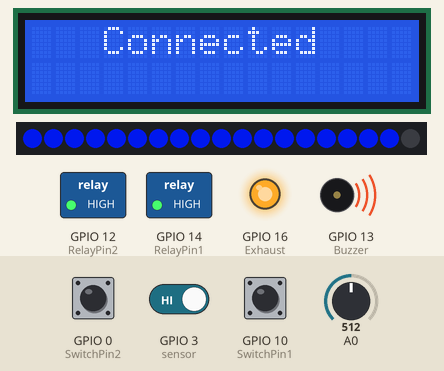
Simulated run of this sketch. Board: ESP8266 (NodeMCU). On the bench: 16×2 character LCD, 19 RGB LEDs in strip order, left to right, switched loads named in the sketch (green lamp = pin HIGH), output pins drawn as LEDs (lit = HIGH), buzzer (waves = sounding, pin HIGH). The test bench sets the inputs (shaded band); at power-on: A0 = 512, GPIO 3 (sensor) HIGH, GPIO 0 (SwitchPin2) HIGH, GPIO 10 (SwitchPin1) HIGH. WiFi joins after 1.5 s; servers stay silent unless stated; what the sketch prints to the serial monitor is not drawn.

Above: at 2.7 s.
2.8 s: A0 set to 684
4.3 s: A0 set to 713
At 5.8 s:
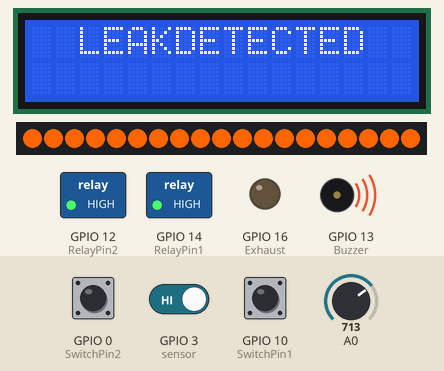
8.9 s: GPIO 3 (sensor) driven HIGH
11.9 s: GPIO 3 (sensor) driven LOW
At 16.0 s:
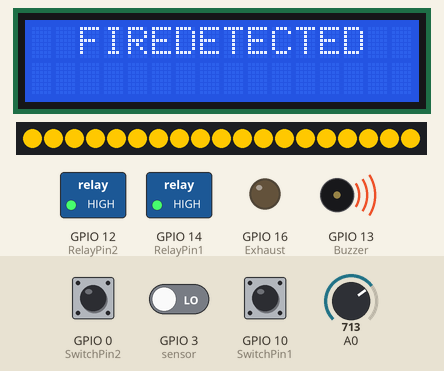
At 21.09 s:
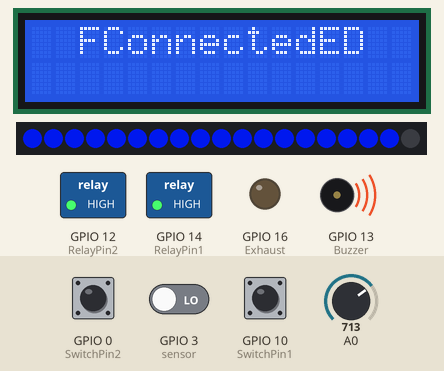
Timing chart, 0 to 22.3 s (numbered marks = the images above; inputs shaded):
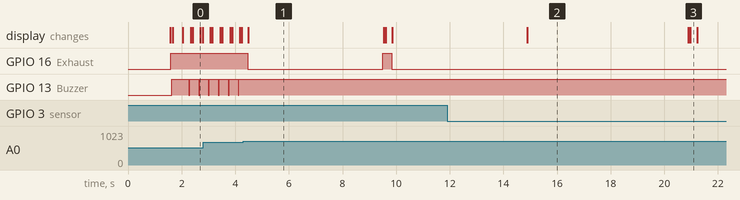

The sketch:

HomeAutomation_Completed.ino
```cpp
#include <BlynkSimpleEsp8266.h>
#include <Adafruit_NeoPixel.h>
#define PIN 9
#define NUMPIXELS  19 //SD2
Adafruit_NeoPixel pixels(NUMPIXELS, PIN, NEO_GRB + NEO_KHZ800);
#define RelayPin1 14 //D5
#define RelayPin2 12 //D6
#define Buzzer 13   //D7
#define SwitchPin1 10  //SD3
#define SwitchPin2 0   //D3
#define Exhaust 16 //D0
#define sensor 3//RX //fire_sensor
#define VPIN_BUTTON_1    V1
#define VPIN_BUTTON_2    V2
#define VPIN_GAS         V3
#define VPIN_ALARM       V4
#include <Wire.h>
#include <LiquidCrystal_I2C.h>
LiquidCrystal_I2C lcd(0x27, 16, 2);
int toggleState_1 = 1;
int toggleState_2 = 1;
int sensor_in =0;
int flame_in = HIGH;
int wifiFlag = 0;
int flag = 0;
#define BLYNK_TEMPLATE_ID ""
#define BLYNK_TEMPLATE_NAME "Switch"
#define AUTH ""               // You should get Auth Token in the Blynk App.
#define WIFI_SSID "OnePlus 12R"             //Enter Wifi Name
#define WIFI_PASS "12345679"         //Enter wifi Password
const int MAX_VAL = -57;
const int MIN_VAL = -120;

BlynkTimer timer;


void relayOnOff(int relay){

    switch(relay){
      case 1:
             if(toggleState_1 == 1){
              digitalWrite(RelayPin1, LOW);
              toggleState_1 = 0;
              Serial.println("Device1 ON");
               lcd.setCursor(3, 0);
               lcd.print("Device1 ON");
                delay(800);
                lcd.clear();
              }
             else{
              digitalWrite(RelayPin1, HIGH);
              toggleState_1 = 1;
              Serial.println("Device1 OFF");
              lcd.setCursor(3, 0);
              lcd.print("Device1 OFF");
              delay(800);
              lcd.clear();
              }
             delay(100);
      break;
      case 2:
             if(toggleState_2 == 1){
              digitalWrite(RelayPin2, LOW);
              toggleState_2 = 0;
              Serial.println("Device2 ON");
              lcd.setCursor(3, 0);
               lcd.print("Device2 ON");
                delay(800);
                lcd.clear();
              }
             else{
              digitalWrite(RelayPin2, HIGH);
              toggleState_2 = 1;
              Serial.println("Device2 OFF");
              lcd.setCursor(3, 0);
               lcd.print("Device2 OFF");
                delay(800);
                lcd.clear();
              }
             delay(100);
      break;
      default : break;
      }

}

void with_internet(){

    if (digitalRead(SwitchPin1) == LOW){
      Serial.println(digitalRead(SwitchPin1));
      delay(200);
      relayOnOff(1);
      Blynk.virtualWrite(VPIN_BUTTON_1, toggleState_1);

    }
    else if (digitalRead(SwitchPin2) == LOW){
      delay(200);
      relayOnOff(2);
      Blynk.virtualWrite(VPIN_BUTTON_2, toggleState_2);

    }
}
void without_internet(){

    if (digitalRead(SwitchPin1) == LOW){
      relayOnOff(1);
    }
    else if (digitalRead(SwitchPin2) == LOW){
      relayOnOff(2);
    }
}

BLYNK_WRITE(VPIN_BUTTON_1) {
  toggleState_1 = param.asInt();
  if(toggleState_1 == 0) {
    lcd.setCursor(3, 0);
    lcd.print("Device1 ON");
    Serial.println("Device1 ON");
    delay(500);
    lcd.clear();
  }
  else {
    lcd.setCursor(3, 0);
    lcd.print("Device1 OFF");
    Serial.println("Device1 OFF");
    delay(500);
    lcd.clear();
  }

  digitalWrite(RelayPin1, toggleState_1);
}

BLYNK_WRITE(VPIN_BUTTON_2) {
  toggleState_2 = param.asInt();
  if(toggleState_2 == 0) {
    lcd.setCursor(3, 0);
    lcd.print("Device2 ON");
    Serial.println("Device2 ON");
    delay(500);
    lcd.clear();
  }
  else {
    lcd.setCursor(3, 0);
    lcd.print("Device2 OFF");
    Serial.println("Device2 OFF");
    delay(500);
    lcd.clear();
  }
  digitalWrite(RelayPin2, toggleState_2);
}


void GAS_DETECT_ON() {

    Blynk.virtualWrite(V3, 1);
    Blynk.logEvent("leakage");
    digitalWrite(Exhaust, LOW);
    digitalWrite(Buzzer, HIGH);
    digitalWrite(RelayPin1, HIGH);
    Blynk.virtualWrite(V1, 1);
    digitalWrite(RelayPin2, HIGH);
    Blynk.virtualWrite(V2, 1);
    lcd.clear();
    lcd.setCursor(2, 0);
    lcd.print("LEAKDETECTED");
    Serial.println("LEAKDETECTED");

    for (int i =0; i<NUMPIXELS; i++) {
    pixels.setPixelColor(i, pixels.Color(  255,  100,   0));
  }
    pixels.show();
    delay(5000);
    }
  void GAS_DETECT_OFF() {

    digitalWrite(Exhaust, HIGH);
    Blynk.virtualWrite(V3,0);
    digitalWrite(Buzzer, LOW);
    delay(10);
    lcd.clear();
  }

void FLAME_DETECT_ON() {

   Blynk.virtualWrite(V4, 1);
   Blynk.logEvent("fire");
   digitalWrite(RelayPin1, HIGH);
   Blynk.virtualWrite(V1, 1);
   digitalWrite(RelayPin2, HIGH);
   Blynk.virtualWrite(V2, 1);

   digitalWrite(Exhaust, LOW);
   lcd.clear();
   lcd.setCursor(2, 0);
   lcd.print("FIREDETECTED");
   Serial.println("FIREDETECTED");


   for (int i =0; i<NUMPIXELS; i++) {
    pixels.setPixelColor(i, pixels.Color(  255,  200,   0));
  }
    pixels.show();
   delay(3000);
  }

void FLAME_DETECT_OFF() {
  Blynk.virtualWrite(V4,0);
  digitalWrite(Buzzer, HIGH);
  digitalWrite(Exhaust, HIGH);
  delay(10);
  lcd.clear();

}
void checkBlynkStatus() {

  bool isconnected = Blynk.connected();
  if (isconnected == false) {
    wifiFlag = 1;

  }
  if (isconnected == true) {
    wifiFlag = 0;

   }
   delay(10);
}

void clearpixels() {
  for (int i = 0; i < NUMPIXELS; i++) {
    pixels.setPixelColor(i, pixels.Color(  0,   0,   0));
  }
  pixels.show();
  delay(10);
}

void setup()
{
  lcd.init();
  lcd.backlight();
  WiFi.mode(WIFI_STA);
  WiFi.disconnect();
  delay(10);
  WiFi.begin(WIFI_SSID, WIFI_PASS);
  while (WiFi.status() != WL_CONNECTED) {
    WiFi.setAutoReconnect(true);
    WiFi.persistent(true);
    delay(10);
  }
  pixels.begin();
  pixels.show();
  pixels.setBrightness(255);
  Serial.begin(9600);
  pinMode(RelayPin1, OUTPUT);
  pinMode(RelayPin2, OUTPUT);
  pinMode(Buzzer, OUTPUT);
  pinMode(PIN, OUTPUT);
  pinMode(SwitchPin1, INPUT_PULLUP);
  pinMode(SwitchPin2, INPUT_PULLUP);
  pinMode(A0, INPUT);
  pinMode(Exhaust, OUTPUT);
  pinMode(sensor, INPUT);
  digitalWrite(RelayPin1, toggleState_1);
  digitalWrite(RelayPin2, toggleState_2);

  WiFi.begin(WIFI_SSID, WIFI_PASS);
  timer.setInterval(3000L, checkBlynkStatus);
  Blynk.config(AUTH);
}

void checkconnection() {
  if (WiFi.status() != WL_CONNECTED)
  {
    Serial.println("WiFi Not Connected");

  }
  else if (WiFi.status() == WL_CONNECTED) {
    Serial.println("WiFi Connected");

  }
}

void loop()
{

   timer.run();

  if (wifiFlag == 0) {
    with_internet();
    delay(10);
  }
  else if (wifiFlag == 1) {
    without_internet();
    delay(10);
  }

  sensor_in = analogRead(A0);
  delay(10);
  if(sensor_in>700) {
    GAS_DETECT_ON();
  }
  else {
    GAS_DETECT_OFF();
    delay(10);
  }


  flame_in = digitalRead(sensor);
  delay(10);
  if(flame_in == LOW) {
   FLAME_DETECT_ON();
   delay(3000);
  }
  else{
    FLAME_DETECT_OFF();
    delay(10);
  }

   if (wifiFlag == 1) {
        for(int i=0;i<NUMPIXELS;i++) {
        pixels.setPixelColor(i, 200,0,0);
        pixels.show();
        delay(10);
    }

   }

  else {
    clearpixels();
    long rssi = WiFi.RSSI();
    int strength = map(rssi, MIN_VAL, MAX_VAL, 0, 18);

    for (int i = 0; i < strength; i++) {

      if(strength == 0) {
        pixels.setPixelColor(i, pixels.Color(255,   0,   0));
     }
      else if (strength == 1) {
        pixels.setPixelColor(i, pixels.Color(255,   4,   0));
     }
     else if(strength == 2) {
      pixels.setPixelColor(i, pixels.Color(255,   8,   0));
     }
     else if(strength == 3) {
       pixels.setPixelColor(i, pixels.Color(255,  16,   0));
     }
     else if(strength == 4) {
      pixels.setPixelColor(i, pixels.Color(255,  64,   0));
    }
     else if(strength == 5) {
      pixels.setPixelColor(i, pixels.Color(255, 128,   0));
     }
     else if(strength == 6) {
      pixels.setPixelColor(i, pixels.Color(150, 150,   0));
     }
     else if(strength == 7) {
      pixels.setPixelColor(i, pixels.Color(128, 150,   0));
     }
     else if(strength == 8) {
      pixels.setPixelColor(i, pixels.Color( 64, 150,   0));
     }
     else if(strength == 9) {
      pixels.setPixelColor(i, pixels.Color(  0, 150,   0));
     }
     else if(strength == 10){
      pixels.setPixelColor(i, pixels.Color( 0, 150, 128));
     }
      else if(strength == 11){
      pixels.setPixelColor(i, pixels.Color( 0, 150, 128));
     }
      else if(strength == 12){
        pixels.setPixelColor(i, pixels.Color( 0, 120, 140));
     }
      else if(strength == 13){
        pixels.setPixelColor(i, pixels.Color( 0, 110, 150));
     }
      else if(strength == 14){
        pixels.setPixelColor(i, pixels.Color( 0, 100, 200));
     }
      else if(strength == 15){
        pixels.setPixelColor(i, pixels.Color( 0, 90, 200));
     }
      else if(strength == 16){
      pixels.setPixelColor(i, pixels.Color( 0, 70, 200));
     }
      else if(strength == 17){
      pixels.setPixelColor(i, pixels.Color( 0, 50, 200));
     }
      else if(strength == 18){
        pixels.setPixelColor(i, pixels.Color( 0, 20, 200));
     }
     else {
        pixels.setPixelColor(i, pixels.Color( 0, 0, 200));

    }
  }
        pixels.show();
        delay(70);

    }


 if (WiFi.status() != WL_CONNECTED) {

  lcd.setCursor(2, 0);
  lcd.print("Not Connected");
  delay(800);


  }
  else if (WiFi.status() == WL_CONNECTED) {
    Blynk.run();
    lcd.setCursor(3, 0);
    lcd.print("Connected");
   delay(200);
  }


}
```

Measured:
- the behaviour switches between 700 and 701 on A0 (found by bisection; images 0 and 1)
- after the input at 4.3 s, GPIO 16 (Exhaust): HIGH → LOW after 0.17 s; GPIO 13 (Buzzer): stops changing and stays HIGH; the display: changes after 0.19 s (image 1)
- after the input at 11.9 s, GPIO 16 (Exhaust): stops changing and stays LOW; the display: changes after 3.0 s (image 2)
- by itself, GPIO 13 (Buzzer): alternates HIGH for 0.33 s and LOW for 0.03 s
- what the display in image 2 shows lasts 6.0 s, from 14.9 s to 20.9 s
